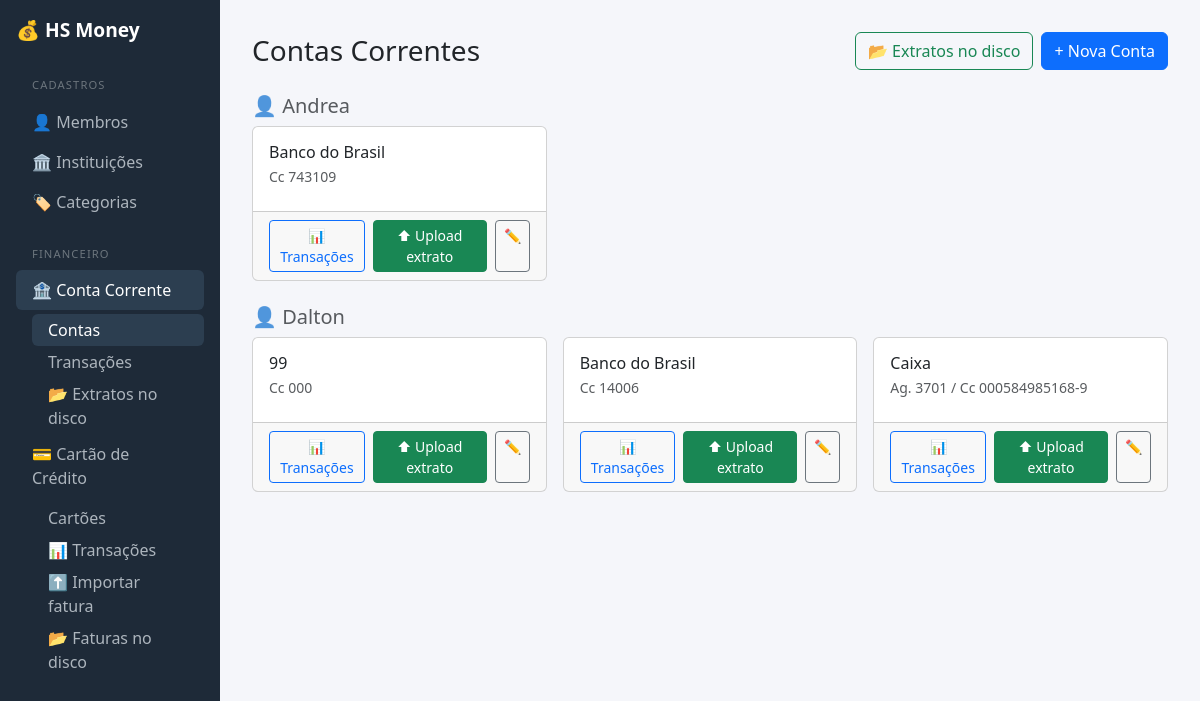
/conta/contas/, run on the app's committed database.
### hs_money/core/models.py (models this page shows, shortened)
class Membro(models.Model):
    nome = models.CharField("Nome", max_length=100)
    adulto = models.BooleanField(default=True)
    ordem = models.PositiveIntegerField("Ordem", default=0)
    class Meta:
        ordering = ["ordem", "nome"]

class InstituicaoFinanceira(models.Model):
    TIPO_CHOICES = [
        ("banco", "Banco"),
        ("corretora", "Corretora"),
        ("fintech", "Fintech"),
        ("cooperativa", "Cooperativa"),
        ("outro", "Outro"),
    ]
    nome = models.CharField(max_length=100)
    codigo = models.CharField(max_length=20, blank=True, null=True)
    tipo = models.CharField(max_length=20, choices=TIPO_CHOICES, default="banco")

### hs_money/conta_corrente/models.py (models this page shows, shortened)
class ContaCorrente(models.Model):
    instituicao = models.ForeignKey(
        InstituicaoFinanceira,
        on_delete=models.CASCADE,
        related_name='contas_correntes',
    )
    membro = models.ForeignKey(
        Membro,
        on_delete=models.SET_NULL,
        null=True,
        blank=True,
        related_name='contas_correntes',
    )
    agencia = models.CharField('Agência', max_length=20, blank=True, null=True)
    numero = models.CharField('Número', max_length=30)
    ativa = models.BooleanField('Ativa', default=True)
    class Meta:
        verbose_name = 'Conta Corrente'
        verbose_name_plural = 'Contas Correntes'
        constraints = [
            models.UniqueConstraint(
                fields=['instituicao', 'agencia', 'numero'],
                name='uniq_conta_inst_agencia_numero',
            ),
        ]

### hs_money/conta_corrente/views.py (the view)
# urls.py: path('contas/',                       views.conta_lista,    name='conta_lista'),
def conta_lista(request):
    contas = (
        ContaCorrente.objects
        .select_related('membro', 'instituicao')
        .order_by('membro__nome', 'instituicao__nome', 'numero')
    )
    grupos = []
    for membro, items in groupby(contas, key=lambda c: c.membro):
        grupos.append({'membro': membro, 'contas': list(items)})
    grupos.sort(key=lambda g: (g['membro'] is None, g['membro'].nome if g['membro'] else ''))
    return render(request, 'conta_corrente/contas/lista.html', {'grupos': grupos})

### hs_money/conta_corrente/templates/conta_corrente/contas/lista.html (shortened to what this page needs)
{% extends "core/base.html" %}
{% block content %}
<div class="d-flex justify-content-between align-items-center mb-4">
  <h1 class="h3 mb-0">Contas Correntes</h1>
  <div class="d-flex gap-2">
    <a href="{% url 'conta_corrente:listar_extratos' %}" class="btn btn-outline-success">
      📂 Extratos no disco
    </a>
    <a href="{% url 'conta_corrente:conta_criar' %}" class="btn btn-primary">
      + Nova Conta
    </a>
  </div>
</div>
{% for grupo in grupos %}
<div class="mb-4">
  <h5 class="text-muted mb-2">
    {% if grupo.membro %}
      👤 {{ grupo.membro.nome }}
    {% else %}
      <span class="text-secondary">— Sem titular —</span>
    {% endif %}
  </h5>
  <div class="row g-3">
    {% for conta in grupo.contas %}
    <div class="col-12 col-md-6 col-lg-4">
      <div class="card h-100 {% if not conta.ativa %}border-secondary opacity-50{% endif %}">
        <div class="card-body">
          <h6 class="card-title mb-1">
            {{ conta.instituicao.nome }}
          </h6>
          <p class="card-text text-muted small mb-2">
            {% if conta.agencia %}Ag. {{ conta.agencia }} /{% endif %}
            Cc {{ conta.numero }}
          </p>
        </div>
        <div class="card-footer d-flex gap-2">
          <a href="{% url 'conta_corrente:transacoes_conta' conta.pk %}"
             class="btn btn-sm btn-outline-primary flex-fill">
            📊 Transações
          </a>
          <a href="{% url 'conta_corrente:upload_por_conta' conta.pk %}"
             class="btn btn-sm btn-success flex-fill">
            ⬆ Upload extrato
          </a>
          <a href="{% url 'conta_corrente:conta_editar' conta.pk %}"
             class="btn btn-sm btn-outline-secondary">
            ✏
          </a>
        </div>
      </div>
    </div>
    {% endfor %}
  </div>
</div>
{% endfor %}
{% endblock %}

### hs_money/core/templates/core/base.html (style rules this page uses)
body { background: #f5f6fa; }

### data on the page
Membro: membro.nome "Andrea"
ContaCorrente: instituicao.nome "Banco do Brasil", numero "743109"
Membro: membro.nome "Dalton"
ContaCorrente: instituicao.nome "99", numero "000"
ContaCorrente: instituicao.nome "Banco do Brasil", numero "14006"
ContaCorrente: instituicao.nome "Caixa", agencia "3701", numero "000584985168-9"
